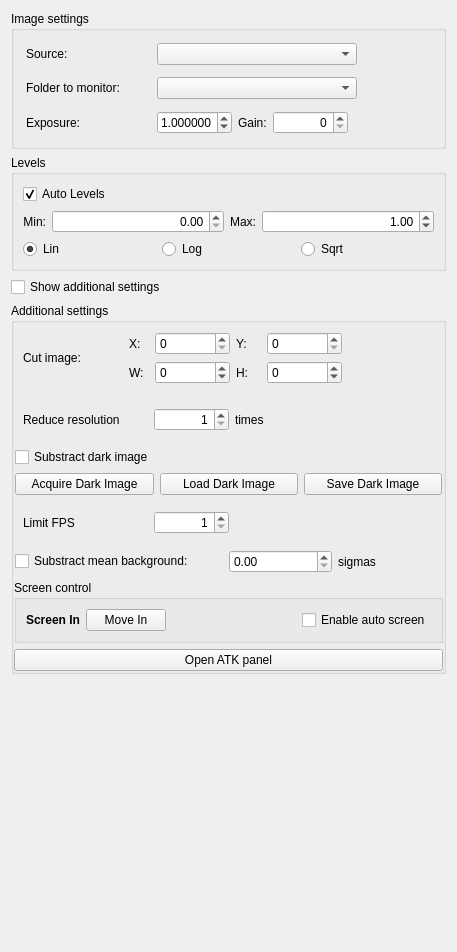
<?xml version="1.0" encoding="UTF-8"?>
<ui version="4.0">
 <class>SettingsWidget</class>
 <widget class="QWidget" name="SettingsWidget">
  <property name="geometry">
   <rect>
    <x>0</x>
    <y>0</y>
    <width>457</width>
    <height>952</height>
   </rect>
  </property>
  <property name="minimumSize">
   <size>
    <width>0</width>
    <height>0</height>
   </size>
  </property>
  <property name="maximumSize">
   <size>
    <width>457</width>
    <height>16777215</height>
   </size>
  </property>
  <property name="windowTitle">
   <string>Form</string>
  </property>
  <layout class="QVBoxLayout" name="verticalLayout_2">
   <item>
    <widget class="QGroupBox" name="groupBox">
     <property name="title">
      <string>Image settings</string>
     </property>
     <layout class="QVBoxLayout" name="verticalLayout_3">
      <item>
       <widget class="QFrame" name="frame_source">
        <property name="frameShape">
         <enum>QFrame::NoFrame</enum>
        </property>
        <property name="frameShadow">
         <enum>QFrame::Raised</enum>
        </property>
        <layout class="QHBoxLayout" name="horizontalLayout_5">
         <property name="leftMargin">
          <number>3</number>
         </property>
         <property name="topMargin">
          <number>3</number>
         </property>
         <property name="rightMargin">
          <number>3</number>
         </property>
         <property name="bottomMargin">
          <number>3</number>
         </property>
         <item>
          <widget class="QLabel" name="label_26">
           <property name="minimumSize">
            <size>
             <width>125</width>
             <height>0</height>
            </size>
           </property>
           <property name="text">
            <string>Source:</string>
           </property>
          </widget>
         </item>
         <item>
          <widget class="QComboBox" name="cmb_source">
           <property name="minimumSize">
            <size>
             <width>200</width>
             <height>0</height>
            </size>
           </property>
          </widget>
         </item>
         <item>
          <spacer name="horizontalSpacer_14">
           <property name="orientation">
            <enum>Qt::Horizontal</enum>
           </property>
           <property name="sizeHint" stdset="0">
            <size>
             <width>40</width>
             <height>20</height>
            </size>
           </property>
          </spacer>
         </item>
        </layout>
       </widget>
      </item>
      <item>
       <widget class="QFrame" name="frame_folder">
        <property name="frameShape">
         <enum>QFrame::NoFrame</enum>
        </property>
        <property name="frameShadow">
         <enum>QFrame::Raised</enum>
        </property>
        <layout class="QHBoxLayout" name="horizontalLayout_4">
         <property name="leftMargin">
          <number>3</number>
         </property>
         <property name="topMargin">
          <number>3</number>
         </property>
         <property name="rightMargin">
          <number>3</number>
         </property>
         <property name="bottomMargin">
          <number>3</number>
         </property>
         <item>
          <widget class="QLabel" name="label_23">
           <property name="minimumSize">
            <size>
             <width>125</width>
             <height>0</height>
            </size>
           </property>
           <property name="text">
            <string>Folder to monitor:</string>
           </property>
          </widget>
         </item>
         <item>
          <widget class="QComboBox" name="cmb_path">
           <property name="minimumSize">
            <size>
             <width>200</width>
             <height>0</height>
            </size>
           </property>
          </widget>
         </item>
         <item>
          <spacer name="horizontalSpacer_9">
           <property name="orientation">
            <enum>Qt::Horizontal</enum>
           </property>
           <property name="sizeHint" stdset="0">
            <size>
             <width>40</width>
             <height>20</height>
            </size>
           </property>
          </spacer>
         </item>
        </layout>
       </widget>
      </item>
      <item>
       <widget class="QFrame" name="frame_exposure">
        <property name="frameShape">
         <enum>QFrame::NoFrame</enum>
        </property>
        <property name="frameShadow">
         <enum>QFrame::Raised</enum>
        </property>
        <layout class="QHBoxLayout" name="horizontalLayout_6">
         <property name="leftMargin">
          <number>3</number>
         </property>
         <property name="topMargin">
          <number>3</number>
         </property>
         <property name="rightMargin">
          <number>3</number>
         </property>
         <property name="bottomMargin">
          <number>3</number>
         </property>
         <item>
          <widget class="QLabel" name="label">
           <property name="minimumSize">
            <size>
             <width>125</width>
             <height>0</height>
            </size>
           </property>
           <property name="text">
            <string>Exposure:</string>
           </property>
          </widget>
         </item>
         <item>
          <widget class="QDoubleSpinBox" name="sb_exposure">
           <property name="minimumSize">
            <size>
             <width>75</width>
             <height>0</height>
            </size>
           </property>
           <property name="maximumSize">
            <size>
             <width>75</width>
             <height>16777215</height>
            </size>
           </property>
           <property name="alignment">
            <set>Qt::AlignRight|Qt::AlignTrailing|Qt::AlignVCenter</set>
           </property>
           <property name="decimals">
            <number>6</number>
           </property>
           <property name="minimum">
            <double>0.000001000000000</double>
           </property>
           <property name="maximum">
            <double>99999.990000000005239</double>
           </property>
           <property name="value">
            <double>1.000000000000000</double>
           </property>
          </widget>
         </item>
         <item>
          <widget class="QLabel" name="label_3">
           <property name="text">
            <string>Gain:</string>
           </property>
          </widget>
         </item>
         <item>
          <widget class="QSpinBox" name="sb_gain">
           <property name="minimumSize">
            <size>
             <width>75</width>
             <height>0</height>
            </size>
           </property>
           <property name="alignment">
            <set>Qt::AlignRight|Qt::AlignTrailing|Qt::AlignVCenter</set>
           </property>
           <property name="maximum">
            <number>22</number>
           </property>
          </widget>
         </item>
         <item>
          <spacer name="horizontalSpacer_6">
           <property name="orientation">
            <enum>Qt::Horizontal</enum>
           </property>
           <property name="sizeHint" stdset="0">
            <size>
             <width>40</width>
             <height>20</height>
            </size>
           </property>
          </spacer>
         </item>
        </layout>
       </widget>
      </item>
     </layout>
    </widget>
   </item>
   <item>
    <widget class="QGroupBox" name="groupBox_4">
     <property name="title">
      <string>Levels</string>
     </property>
     <layout class="QVBoxLayout" name="vl_levels">
      <item>
       <widget class="QCheckBox" name="chk_auto_levels">
        <property name="text">
         <string>Auto Levels</string>
        </property>
        <property name="checked">
         <bool>true</bool>
        </property>
       </widget>
      </item>
      <item>
       <layout class="QHBoxLayout" name="horizontalLayout_11">
        <item>
         <widget class="QLabel" name="label_2">
          <property name="text">
           <string>Min:</string>
          </property>
          <property name="alignment">
           <set>Qt::AlignRight|Qt::AlignTrailing|Qt::AlignVCenter</set>
          </property>
         </widget>
        </item>
        <item>
         <widget class="QDoubleSpinBox" name="sb_min_level">
          <property name="sizePolicy">
           <sizepolicy hsizetype="Expanding" vsizetype="Fixed">
            <horstretch>0</horstretch>
            <verstretch>0</verstretch>
           </sizepolicy>
          </property>
          <property name="alignment">
           <set>Qt::AlignRight|Qt::AlignTrailing|Qt::AlignVCenter</set>
          </property>
          <property name="maximum">
           <double>300.000000000000000</double>
          </property>
         </widget>
        </item>
        <item>
         <widget class="QLabel" name="label_4">
          <property name="text">
           <string>Max:</string>
          </property>
          <property name="alignment">
           <set>Qt::AlignRight|Qt::AlignTrailing|Qt::AlignVCenter</set>
          </property>
         </widget>
        </item>
        <item>
         <widget class="QDoubleSpinBox" name="sb_max_level">
          <property name="sizePolicy">
           <sizepolicy hsizetype="Expanding" vsizetype="Fixed">
            <horstretch>0</horstretch>
            <verstretch>0</verstretch>
           </sizepolicy>
          </property>
          <property name="alignment">
           <set>Qt::AlignRight|Qt::AlignTrailing|Qt::AlignVCenter</set>
          </property>
          <property name="maximum">
           <double>300.000000000000000</double>
          </property>
          <property name="value">
           <double>1.000000000000000</double>
          </property>
         </widget>
        </item>
       </layout>
      </item>
      <item>
       <layout class="QHBoxLayout" name="horizontalLayout_13">
        <item>
         <widget class="QRadioButton" name="rb_lin_level">
          <property name="text">
           <string>Lin</string>
          </property>
          <property name="checked">
           <bool>true</bool>
          </property>
          <attribute name="buttonGroup">
           <string notr="true">bg_level</string>
          </attribute>
         </widget>
        </item>
        <item>
         <widget class="QRadioButton" name="rb_log_level">
          <property name="text">
           <string>Log</string>
          </property>
          <attribute name="buttonGroup">
           <string notr="true">bg_level</string>
          </attribute>
         </widget>
        </item>
        <item>
         <widget class="QRadioButton" name="rb_sqrt_level">
          <property name="text">
           <string>Sqrt</string>
          </property>
          <attribute name="buttonGroup">
           <string notr="true">bg_level</string>
          </attribute>
         </widget>
        </item>
       </layout>
      </item>
     </layout>
    </widget>
   </item>
   <item>
    <widget class="QCheckBox" name="chk_additional_settings">
     <property name="text">
      <string>Show additional settings</string>
     </property>
    </widget>
   </item>
   <item>
    <widget class="QGroupBox" name="gb_ext_settings">
     <property name="title">
      <string>Additional settings</string>
     </property>
     <property name="checkable">
      <bool>false</bool>
     </property>
     <layout class="QVBoxLayout" name="verticalLayout">
      <property name="spacing">
       <number>6</number>
      </property>
      <property name="leftMargin">
       <number>0</number>
      </property>
      <property name="topMargin">
       <number>0</number>
      </property>
      <property name="rightMargin">
       <number>0</number>
      </property>
      <property name="bottomMargin">
       <number>0</number>
      </property>
      <item>
       <widget class="QFrame" name="frame_Cut">
        <layout class="QGridLayout" name="gridLayout">
         <item row="0" column="5">
          <spacer name="horizontalSpacer_8">
           <property name="orientation">
            <enum>Qt::Horizontal</enum>
           </property>
           <property name="sizeHint" stdset="0">
            <size>
             <width>40</width>
             <height>20</height>
            </size>
           </property>
          </spacer>
         </item>
         <item row="1" column="4">
          <widget class="QSpinBox" name="sb_view_h">
           <property name="minimum">
            <number>-1</number>
           </property>
           <property name="maximum">
            <number>9999</number>
           </property>
           <property name="singleStep">
            <number>4</number>
           </property>
          </widget>
         </item>
         <item row="0" column="0" rowspan="2">
          <widget class="QLabel" name="label_22">
           <property name="minimumSize">
            <size>
             <width>100</width>
             <height>0</height>
            </size>
           </property>
           <property name="text">
            <string>Cut image:</string>
           </property>
          </widget>
         </item>
         <item row="1" column="2">
          <widget class="QSpinBox" name="sb_view_w">
           <property name="minimum">
            <number>-1</number>
           </property>
           <property name="maximum">
            <number>9999</number>
           </property>
           <property name="singleStep">
            <number>4</number>
           </property>
          </widget>
         </item>
         <item row="0" column="1">
          <widget class="QLabel" name="label_19">
           <property name="minimumSize">
            <size>
             <width>20</width>
             <height>0</height>
            </size>
           </property>
           <property name="text">
            <string>X:</string>
           </property>
          </widget>
         </item>
         <item row="0" column="4">
          <widget class="QSpinBox" name="sb_view_y">
           <property name="minimumSize">
            <size>
             <width>75</width>
             <height>0</height>
            </size>
           </property>
           <property name="maximum">
            <number>9999</number>
           </property>
           <property name="singleStep">
            <number>4</number>
           </property>
          </widget>
         </item>
         <item row="1" column="3">
          <widget class="QLabel" name="label_28">
           <property name="text">
            <string>H:</string>
           </property>
          </widget>
         </item>
         <item row="0" column="3">
          <widget class="QLabel" name="label_20">
           <property name="minimumSize">
            <size>
             <width>25</width>
             <height>0</height>
            </size>
           </property>
           <property name="text">
            <string>Y:</string>
           </property>
          </widget>
         </item>
         <item row="0" column="2">
          <widget class="QSpinBox" name="sb_view_x">
           <property name="minimumSize">
            <size>
             <width>75</width>
             <height>0</height>
            </size>
           </property>
           <property name="maximum">
            <number>9999</number>
           </property>
           <property name="singleStep">
            <number>4</number>
           </property>
          </widget>
         </item>
         <item row="1" column="1">
          <widget class="QLabel" name="label_27">
           <property name="text">
            <string>W:</string>
           </property>
          </widget>
         </item>
        </layout>
       </widget>
      </item>
      <item>
       <widget class="QFrame" name="frame_reduce">
        <layout class="QHBoxLayout" name="horizontalLayout_9">
         <item>
          <widget class="QLabel" name="lbFps_2">
           <property name="minimumSize">
            <size>
             <width>125</width>
             <height>0</height>
            </size>
           </property>
           <property name="text">
            <string>Reduce resolution</string>
           </property>
          </widget>
         </item>
         <item>
          <widget class="QSpinBox" name="sb_reduce">
           <property name="minimumSize">
            <size>
             <width>75</width>
             <height>0</height>
            </size>
           </property>
           <property name="alignment">
            <set>Qt::AlignRight|Qt::AlignTrailing|Qt::AlignVCenter</set>
           </property>
           <property name="minimum">
            <number>1</number>
           </property>
          </widget>
         </item>
         <item>
          <widget class="QLabel" name="lbFps_3">
           <property name="text">
            <string>times</string>
           </property>
          </widget>
         </item>
         <item>
          <spacer name="horizontalSpacer_11">
           <property name="orientation">
            <enum>Qt::Horizontal</enum>
           </property>
           <property name="sizeHint" stdset="0">
            <size>
             <width>40</width>
             <height>20</height>
            </size>
           </property>
          </spacer>
         </item>
        </layout>
       </widget>
      </item>
      <item>
       <widget class="QFrame" name="frame_dark_Image">
        <layout class="QGridLayout" name="gridLayout_2">
         <property name="leftMargin">
          <number>1</number>
         </property>
         <property name="topMargin">
          <number>1</number>
         </property>
         <property name="rightMargin">
          <number>1</number>
         </property>
         <property name="bottomMargin">
          <number>1</number>
         </property>
         <item row="0" column="0">
          <widget class="QCheckBox" name="chk_dark_image">
           <property name="text">
            <string>Substract dark image</string>
           </property>
          </widget>
         </item>
         <item row="1" column="0">
          <widget class="QPushButton" name="but_acq_dark_image">
           <property name="text">
            <string>Acquire Dark Image</string>
           </property>
          </widget>
         </item>
         <item row="1" column="1">
          <widget class="QPushButton" name="but_load_dark_image">
           <property name="text">
            <string>Load Dark Image</string>
           </property>
          </widget>
         </item>
         <item row="1" column="2">
          <widget class="QPushButton" name="but_save_dark_image">
           <property name="text">
            <string>Save Dark Image</string>
           </property>
          </widget>
         </item>
        </layout>
       </widget>
      </item>
      <item>
       <widget class="QFrame" name="frame_FPS">
        <layout class="QHBoxLayout" name="layout_FPS">
         <item>
          <widget class="QLabel" name="lbFps">
           <property name="minimumSize">
            <size>
             <width>125</width>
             <height>0</height>
            </size>
           </property>
           <property name="text">
            <string>Limit FPS</string>
           </property>
          </widget>
         </item>
         <item>
          <widget class="QSpinBox" name="sb_FPS">
           <property name="minimumSize">
            <size>
             <width>75</width>
             <height>0</height>
            </size>
           </property>
           <property name="alignment">
            <set>Qt::AlignRight|Qt::AlignTrailing|Qt::AlignVCenter</set>
           </property>
           <property name="minimum">
            <number>1</number>
           </property>
          </widget>
         </item>
         <item>
          <spacer name="horizontalSpacer_10">
           <property name="orientation">
            <enum>Qt::Horizontal</enum>
           </property>
           <property name="sizeHint" stdset="0">
            <size>
             <width>40</width>
             <height>20</height>
            </size>
           </property>
          </spacer>
         </item>
        </layout>
       </widget>
      </item>
      <item>
       <widget class="QFrame" name="frame_background">
        <layout class="QGridLayout" name="gridLayout_3">
         <property name="leftMargin">
          <number>1</number>
         </property>
         <property name="topMargin">
          <number>1</number>
         </property>
         <property name="rightMargin">
          <number>1</number>
         </property>
         <property name="bottomMargin">
          <number>1</number>
         </property>
         <item row="0" column="0" colspan="2">
          <widget class="QCheckBox" name="chk_background">
           <property name="text">
            <string>Substract mean background:</string>
           </property>
          </widget>
         </item>
         <item row="0" column="3">
          <widget class="QLabel" name="label_6">
           <property name="text">
            <string>sigmas</string>
           </property>
          </widget>
         </item>
         <item row="0" column="2">
          <widget class="QDoubleSpinBox" name="dsb_sigmas"/>
         </item>
        </layout>
       </widget>
      </item>
      <item>
       <widget class="QGroupBox" name="gb_screen_motor">
        <property name="title">
         <string>Screen control</string>
        </property>
        <layout class="QHBoxLayout" name="horizontalLayout_2">
         <item>
          <widget class="QLabel" name="lb_screen_status">
           <property name="font">
            <font>
             <weight>75</weight>
             <bold>true</bold>
            </font>
           </property>
           <property name="text">
            <string>Screen In</string>
           </property>
          </widget>
         </item>
         <item>
          <widget class="QPushButton" name="but_in_out">
           <property name="minimumSize">
            <size>
             <width>50</width>
             <height>0</height>
            </size>
           </property>
           <property name="text">
            <string>Move In</string>
           </property>
          </widget>
         </item>
         <item>
          <spacer name="horizontalSpacer_5">
           <property name="orientation">
            <enum>Qt::Horizontal</enum>
           </property>
           <property name="sizeHint" stdset="0">
            <size>
             <width>40</width>
             <height>20</height>
            </size>
           </property>
          </spacer>
         </item>
         <item>
          <spacer name="horizontalSpacer_2">
           <property name="orientation">
            <enum>Qt::Horizontal</enum>
           </property>
           <property name="sizeHint" stdset="0">
            <size>
             <width>40</width>
             <height>20</height>
            </size>
           </property>
          </spacer>
         </item>
         <item>
          <widget class="QCheckBox" name="chk_auto_screen">
           <property name="text">
            <string>Enable auto screen</string>
           </property>
          </widget>
         </item>
        </layout>
       </widget>
      </item>
      <item>
       <widget class="QPushButton" name="tbAllParams">
        <property name="text">
         <string>Open ATK panel</string>
        </property>
       </widget>
      </item>
     </layout>
    </widget>
   </item>
   <item>
    <spacer name="verticalSpacer_2">
     <property name="orientation">
      <enum>Qt::Vertical</enum>
     </property>
     <property name="sizeHint" stdset="0">
      <size>
       <width>20</width>
       <height>40</height>
      </size>
     </property>
    </spacer>
   </item>
  </layout>
 </widget>
 <resources/>
 <connections/>
 <buttongroups>
  <buttongroup name="bg_level"/>
 </buttongroups>
</ui>
